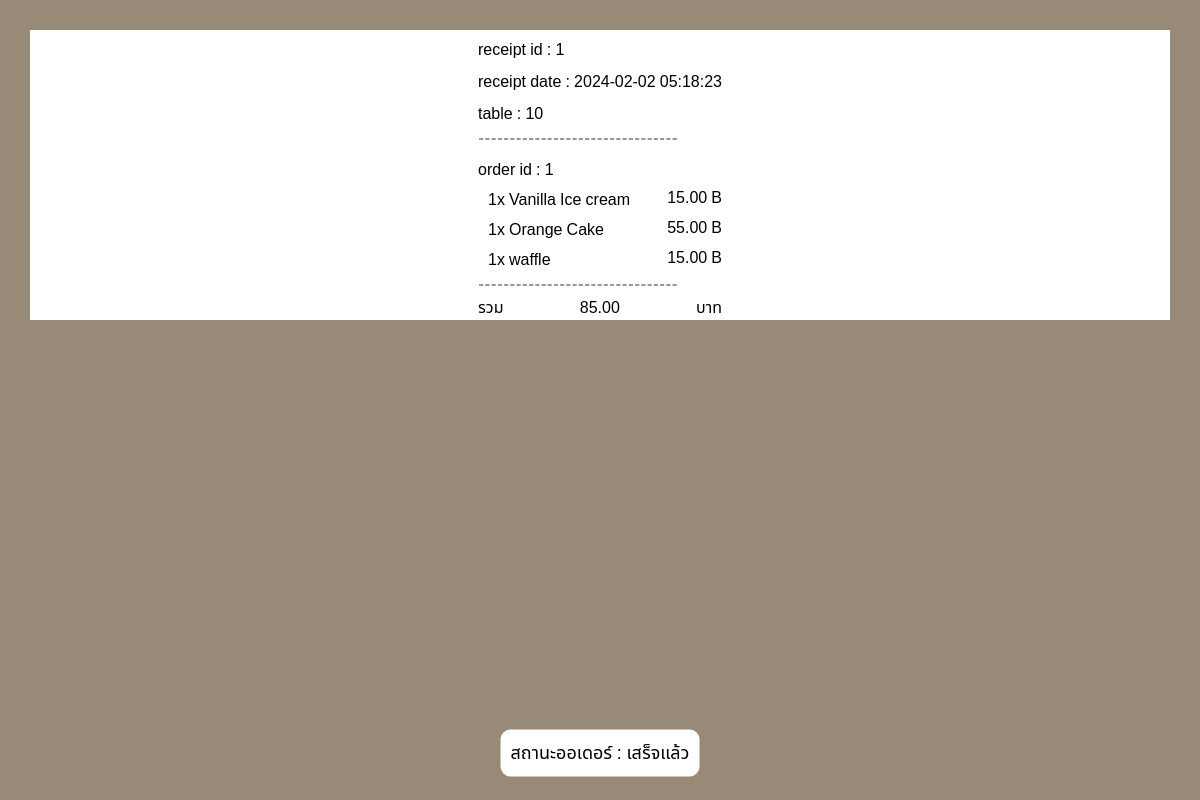
The page /users/order_status.php?t_id=10 on the database its author committed.
### tables this page shows
CREATE TABLE `receipt` (
  `re_id` int(11) NOT NULL,
  `re_date` timestamp NOT NULL DEFAULT CURRENT_TIMESTAMP,
  `o_id` int(11) NOT NULL
);

CREATE TABLE `orders` (
  `o_id` int(11) NOT NULL,
  `o_date` timestamp NOT NULL DEFAULT CURRENT_TIMESTAMP,
  `t_id` int(4) NOT NULL,
  `pic_payment` blob,
  `o_status` int(11) NOT NULL
);

CREATE TABLE `order_items` (
  `item_id` int(11) NOT NULL,
  `o_id` int(11) DEFAULT NULL,
  `f_id` int(11) DEFAULT NULL,
  `quantity` int(11) DEFAULT NULL
);

CREATE TABLE `food` (
  `f_id` int(11) NOT NULL,
  `f_name` text NOT NULL,
  `f_price` decimal(10,2) NOT NULL,
  `f_detail` varchar(200) NOT NULL,
  `f_status` varchar(3) NOT NULL,
  `ft_id` int(11) NOT NULL,
  `pic` longblob NOT NULL
);

### users/order_status.php (the view, shortened to what this page needs)
<?php
include('../conn.php');
if ($_SESSION['table']) {
    $t_id = $_SESSION['table'];
} else {
    echo '<script> alert("เกิดข้อผิดพลาด กรุณาตรวจสอบ"); window.location.href="../index.php"; </script>';
}
$orders = "SELECT * FROM `orders` WHERE `t_id` = $t_id  AND `o_status` = '1' OR `o_status` = '2'";
$r = mysqli_query($conn, $orders);
if ($num = mysqli_num_rows($r) > 0) {
    $row = mysqli_fetch_array($r);
    $o_id = $row[0];
}
$receipt = "SELECT * FROM `receipt` WHERE `o_id` = $o_id";
$r2 = mysqli_query($conn, $receipt);
if ($num2 = mysqli_num_rows($r2) > 0) {
    $row2 = mysqli_fetch_array($r2);
}
?>
<!DOCTYPE html>
<html lang="en">
<head>
    <?php include('../link.php'); ?>
    <link rel="stylesheet" type="text/css" href="mobile_styles.css">
</head>
<body style="background-color: #978B78;">
    <div class="flex card-order">
        <div class="col" style="flex: none">
            <div class="head " style="margin-top: 8px; ">receipt id :
                <?php echo $row2[0] ?>
            </div>
            <div class="head " style="margin-top: 8px; ">receipt date :
                <?php echo $row2[1] ?>
            </div>
            <div class="head " style="margin-top: 8px; ">table :
                <?php echo $row[2] ?>
            </div>
            <div>
                --------------------------------
            </div>
            <div class="head " style="margin-top: 8px; ">order id :
                <?php echo $row[0] ?>
            </div>
            <div style="margin-left: 10px;">
                <?php
                $food = "SELECT * FROM `food`
                JOIN `order_items`
                ON `order_items`.`f_id` = `food`.`f_id`
                JOIN `orders`
                ON `orders`.`o_id` = `order_items`.`o_id`
                WHERE `orders`.`o_id` = $o_id " ;
                $r3 = mysqli_query($conn, $food);
                if ($num2 = mysqli_num_rows($r3) > 0) {
                    while ($row2 = mysqli_fetch_array($r3)) {
                        ?>
                        <div class="row">
                            <div class="col">
                                <div class="head " style="margin-top: 6px; ">
                                    <?php echo $row2[10] ?>x
                                    <?php echo $row2[1] ?>
                                </div>
                            </div>
                            <div class="col-4">
                                <div class="head text-end" style="margin-top: 4px; ">
                                    <?php echo $row2[2] ?> B
                                </div>
                            </div>
                        </div>
                    <?php }
                } ?>
            </div>
            <div>
                --------------------------------
            </div>
            <?php
            $totalresult = "SELECT oi.o_id, SUM(oi.quantity * f.f_price) AS total_price
                                                FROM order_items oi
                                                JOIN food f ON oi.f_id = f.f_id
                                                JOIN orders o ON o.o_id = oi.o_id
                                                WHERE o.t_id = $t_id AND o.o_id = $o_id
                                                GROUP BY oi.o_id;";
            $total_r = mysqli_query($conn, $totalresult);
            $total_num = mysqli_num_rows($total_r);
            if ($total_num > 0) {
                while ($total_row = mysqli_fetch_row($total_r)) {
                    ?>
                    <div class="head" style="display: flex; justify-content: space-between;">
                        รวม
                        <?php echo '<div class="text-thai-body">' . $total_row[1] . '</div> '; ?>
                        บาท
                    </div>
                <?php }
            } ?>
        </div>
    </div>
    <div class="head card-ot footer">
        สถานะออเดอร์ :
        <?php
        $statuslist = array('1' => "เสร็จแล้ว", '2' => "กำลังทำ");
        echo $statuslist[$row[4]] ?>
    </div>
</body>
</html>

### link.php
<link rel="stylesheet" type="text/css" href="styles.css">
<link rel="stylesheet" href="path/to/font-awesome/css/font-awesome.min.css">
<link rel="stylesheet" href="https://cdn.jsdelivr.net/npm/bootstrap@5.3.2/dist/css/bootstrap.min.css">

### styles.css (style rules this page uses)
* { font-family: 'Quicksand', sans-serif; }
.footer { position: absolute; font-size: 18px; bottom: 0; left: 0; transform: translate(calc(50vw - 50%), -50%); }

### users/mobile_styles.css (style rules this page uses)
body { font-family: 'Quicksand', sans-serif; }
.text-thai-body { font-size: 16px; font-family: 'Noto Sans Thai', sans-serif; }

### users/order_status.php (style rules this page uses)
.head { font-family: 'Noto Sans Thai', sans-serif; color: #000000; }
.card-order { background-color: #ffffff; margin: 30px; display: flex; justify-content: center; }
.card-ot { display: flex; justify-content: center; background-color: #ffffff; border-radius: 10px; padding: 10px; }
.footer { position: absolute; font-size: 18px; bottom: 0; left: 0; transform: translate(calc(50vw - 50%), -50%); }

### rows shown on the page
receipt: re_id "1", re_date "2024-02-02 05:18:23"
orders: t "10", o_id "1", o_status "เสร็จแล้ว"
order_items: quantity "1", f.f_name "Vanilla Ice cream", f.f_price "15.00"
order_items: quantity "1", f.f_name "Orange Cake", f.f_price "55.00"
order_items: quantity "1", f.f_name "waffle", f.f_price "15.00"

### other values the page prints
$total_row[1] "85.00"
